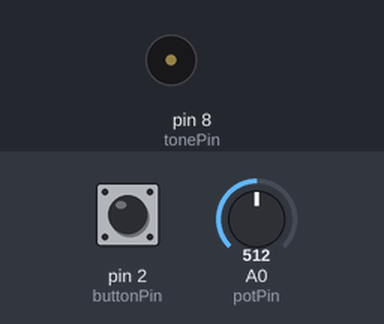
This sketch was run on a simulated Arduino Uno, built with avr-gcc and run on an emulated ATmega328P. On the bench: buzzer (waves = sounding). The inputs (shaded band) are chosen by the test bench; at power-on: pin 2 (buttonPin) HIGH, A0 (potPin) = 512.

Above: at 1.2 s.
1.3 s: pin 2 (buttonPin) pulled LOW for 0.15 s
At 1.37 s:
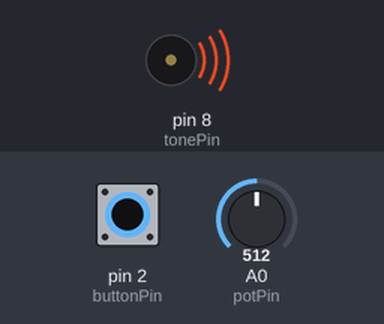
2.9 s: pin 2 (buttonPin) pulled LOW for 3.2 s
At 6.4 s:
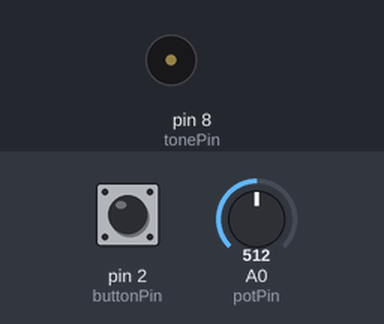
Timing chart, 0 to 7.9 s (numbered marks = the images above; inputs shaded):
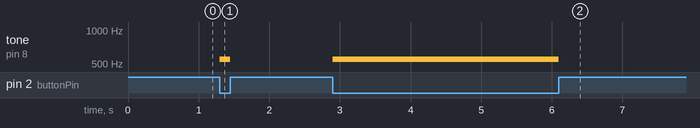

Measured:
- after the input at 1.3 s, tone on pin 8 (tonePin): silent → 550 Hz at once, → silent 0.15 s later
- after the input at 2.9 s, tone on pin 8 (tonePin): silent → 550 Hz at once, → silent 3.2 s later

The sketch:

buttonPotTone.ino
```cpp
const int buttonPin = 2;
const int potPin = A0;
const int tonePin = 8;

int buttonState = 0;
int potValue = 0;
int toneValue = 0;

void setup() {

  pinMode(buttonPin, INPUT);

}

void loop() {

  buttonState = digitalRead(buttonPin);

  //if button is not pressed, HIGH
  //if button is pressed, LOW
  if (buttonState == LOW) {
    potValue = analogRead(potPin);
    toneValue = map(potValue, 0, 1023, 220, 880);
    tone(tonePin, toneValue);
  } else {
    noTone(tonePin);
  }

}
```
